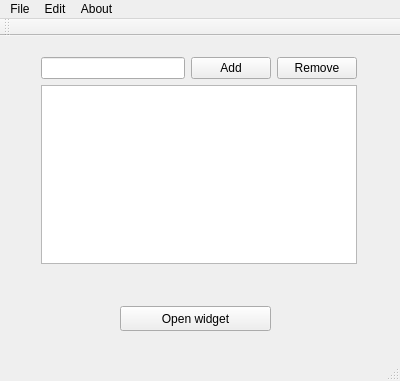
<?xml version="1.0" encoding="UTF-8"?>
<ui version="4.0">
 <class>MainWindow</class>
 <widget class="QMainWindow" name="MainWindow">
  <property name="geometry">
   <rect>
    <x>0</x>
    <y>0</y>
    <width>400</width>
    <height>381</height>
   </rect>
  </property>
  <property name="windowTitle">
   <string>MainWindow</string>
  </property>
  <widget class="QWidget" name="centralWidget">
   <widget class="QPushButton" name="pushButton_3">
    <property name="geometry">
     <rect>
      <x>120</x>
      <y>270</y>
      <width>151</width>
      <height>25</height>
     </rect>
    </property>
    <property name="text">
     <string>Open widget</string>
    </property>
   </widget>
   <widget class="QWidget" name="">
    <property name="geometry">
     <rect>
      <x>30</x>
      <y>10</y>
      <width>338</width>
      <height>229</height>
     </rect>
    </property>
    <layout class="QVBoxLayout" name="verticalLayout">
     <item>
      <layout class="QHBoxLayout" name="horizontalLayout_2">
       <item>
        <layout class="QHBoxLayout" name="horizontalLayout">
         <item>
          <widget class="QLineEdit" name="lineEdit"/>
         </item>
         <item>
          <widget class="QPushButton" name="pushButton">
           <property name="text">
            <string>Add</string>
           </property>
          </widget>
         </item>
        </layout>
       </item>
       <item>
        <widget class="QPushButton" name="pushButton_2">
         <property name="text">
          <string>Remove</string>
         </property>
        </widget>
       </item>
      </layout>
     </item>
     <item>
      <widget class="QListWidget" name="listWidget"/>
     </item>
    </layout>
   </widget>
  </widget>
  <widget class="QMenuBar" name="menuBar">
   <property name="geometry">
    <rect>
     <x>0</x>
     <y>0</y>
     <width>400</width>
     <height>22</height>
    </rect>
   </property>
   <widget class="QMenu" name="menuFile">
    <property name="title">
     <string>File</string>
    </property>
    <addaction name="actionNew_file"/>
    <addaction name="actionOpen_file"/>
    <addaction name="separator"/>
    <addaction name="actionQuit"/>
   </widget>
   <widget class="QMenu" name="menuEdit">
    <property name="title">
     <string>Edit</string>
    </property>
   </widget>
   <widget class="QMenu" name="menuAbout">
    <property name="title">
     <string>About</string>
    </property>
   </widget>
   <addaction name="menuFile"/>
   <addaction name="menuEdit"/>
   <addaction name="menuAbout"/>
  </widget>
  <widget class="QToolBar" name="mainToolBar">
   <attribute name="toolBarArea">
    <enum>TopToolBarArea</enum>
   </attribute>
   <attribute name="toolBarBreak">
    <bool>false</bool>
   </attribute>
  </widget>
  <widget class="QStatusBar" name="statusBar"/>
  <action name="actionNew_file">
   <property name="text">
    <string>New file...</string>
   </property>
  </action>
  <action name="actionOpen_file">
   <property name="text">
    <string>Open file...</string>
   </property>
  </action>
  <action name="actionQuit">
   <property name="text">
    <string>Quit</string>
   </property>
  </action>
 </widget>
 <layoutdefault spacing="6" margin="11"/>
 <resources/>
 <connections/>
</ui>
